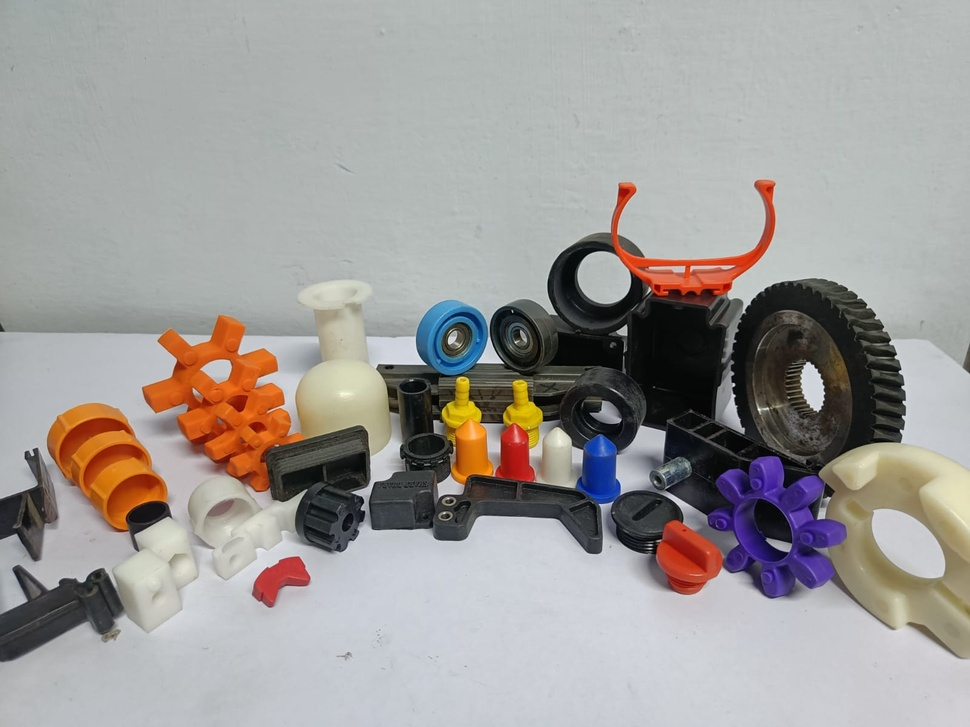
#> input picture WhatsApp Image 2026-11-13 at 2.03.02 PM.jpeg, 970 x 727 px, shrunk from 1600 x 1200 before the run, found by its file name
$ python inspect_master_cells.py
#> lines starting #> are read from the running program, lines starting #| are printed output that depends on the picture
import os
from PIL import Image

# Inspect WhatsApp Image 2026-11-13 at 2.03.02 PM.jpeg in detail
im = Image.open('WhatsApp Image 2026-11-13 at 2.03.02 PM.jpeg')
#> im is the input picture: PIL image 970x727 RGB; mean R, G, B 158.8, 155.5, 153
w, h = im.size
#> w = 970; h = 727
print(f'Master image size: {w}x{h}')
#| Master image size: 970x727

# Let's save 6 horizontal slices and 6 vertical slices to understand the layout of components
os.makedirs('assets/inspect_master', exist_ok=True)
# Save 4x4 sub-images
gw, gh = w // 4, h // 4
#> gw = 242; gh = 181
for r in range(4):
    for c in range(4):
        crop = im.crop((c * gw, r * gh, (c + 1) * gw, (r + 1) * gh))
        crop.save(f'assets/inspect_master/cell_{r}_{c}.jpg')
#> this loop made 4 passes
#> pass 1, `crop.save(f'assets/inspect_master/cell_{r}_{c}.jpg')`:
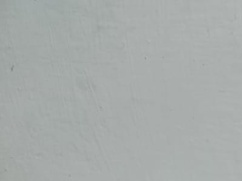
#> saved as cell_0_0.jpg: PIL image 242x181 RGB; mean R, G, B 167.1, 171.8, 170.5
#> after the loop:
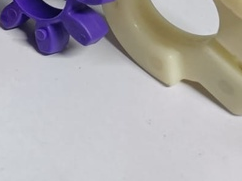
#> crop: PIL image 242x181 RGB; mean R, G, B 174.8, 171.5, 175.4

print('Saved 16 cells in assets/inspect_master/')

$ run again, with WhatsApp Image 2026-11-13 at 2.02.58 PM.jpeg copied over WhatsApp Image 2026-11-13 at 2.03.02 PM.jpeg
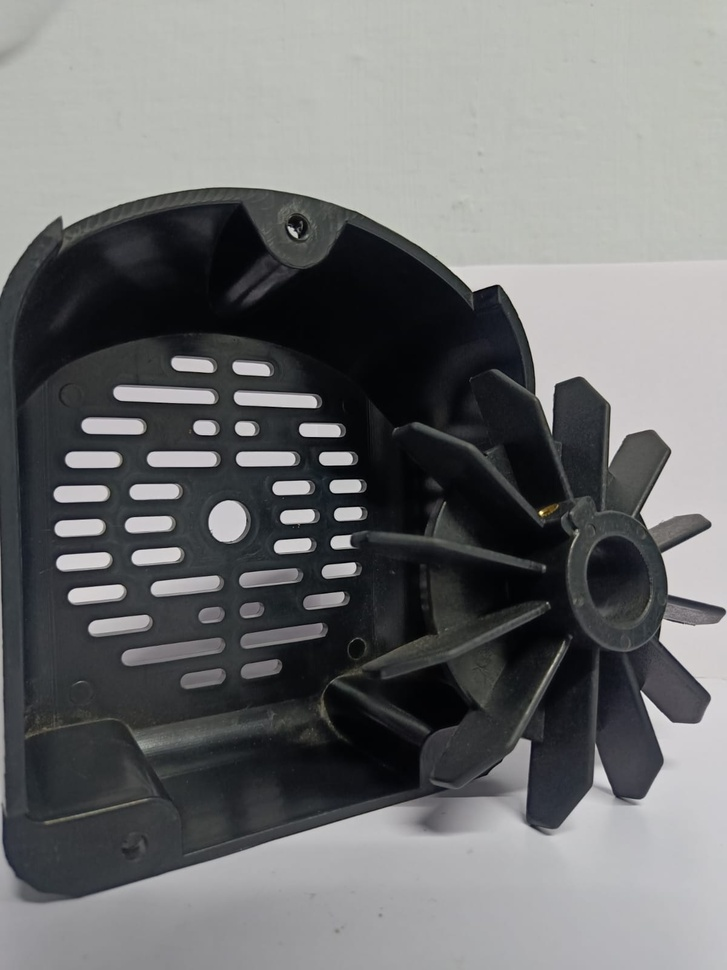
#> input picture WhatsApp Image 2026-11-13 at 2.02.58 PM.jpeg, 727 x 970 px, shrunk from 1200 x 1600 before the run, found by its file name
#> im is the input picture: PIL image 727x970 RGB; mean R, G, B 110.9, 112, 112.5
#| Master image size: 727x970
#> the loop `for r in range(4):` made 4 passes
#> pass 1, `crop.save(f'assets/inspect_master/cell_{r}_{c}.jpg')`:
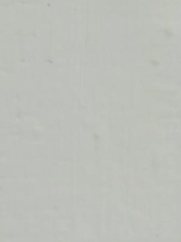
#> saved as cell_0_3.jpg: PIL image 181x242 RGB; mean R, G, B 189.2, 191.7, 185.6
#> after the loop `for r in range(4):`:
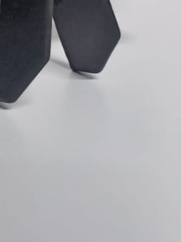
#> crop: PIL image 181x242 RGB; mean R, G, B 164.1, 164.3, 168.3

$ run again, with WhatsApp Image 2026-11-13 at 2.02.59 PM.jpeg copied over WhatsApp Image 2026-11-13 at 2.03.02 PM.jpeg
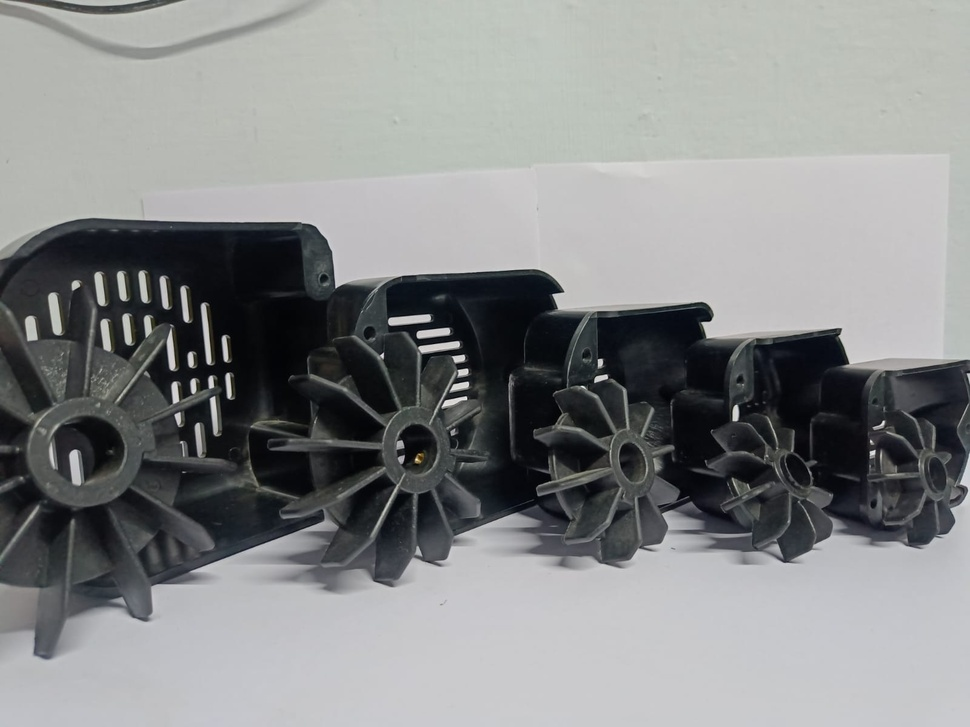
#> input picture WhatsApp Image 2026-11-13 at 2.02.59 PM.jpeg, 970 x 727 px, shrunk from 1600 x 1200 before the run, found by its file name
#> im is the input picture: PIL image 970x727 RGB; mean R, G, B 135.6, 137.4, 137.7
#| Master image size: 970x727
#> the loop `for r in range(4):` made 4 passes
#> pass 1, `crop.save(f'assets/inspect_master/cell_{r}_{c}.jpg')`:
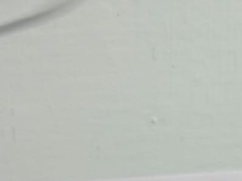
#> saved as cell_0_1.jpg: PIL image 242x181 RGB; mean R, G, B 187.5, 192.1, 185.3
#> after the loop `for r in range(4):`:
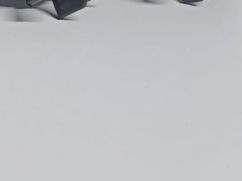
#> crop: PIL image 242x181 RGB; mean R, G, B 192.4, 193.4, 197.3

$ run again, with WhatsApp Image 2026-11-13 at 2.03.00 PM.jpeg copied over WhatsApp Image 2026-11-13 at 2.03.02 PM.jpeg
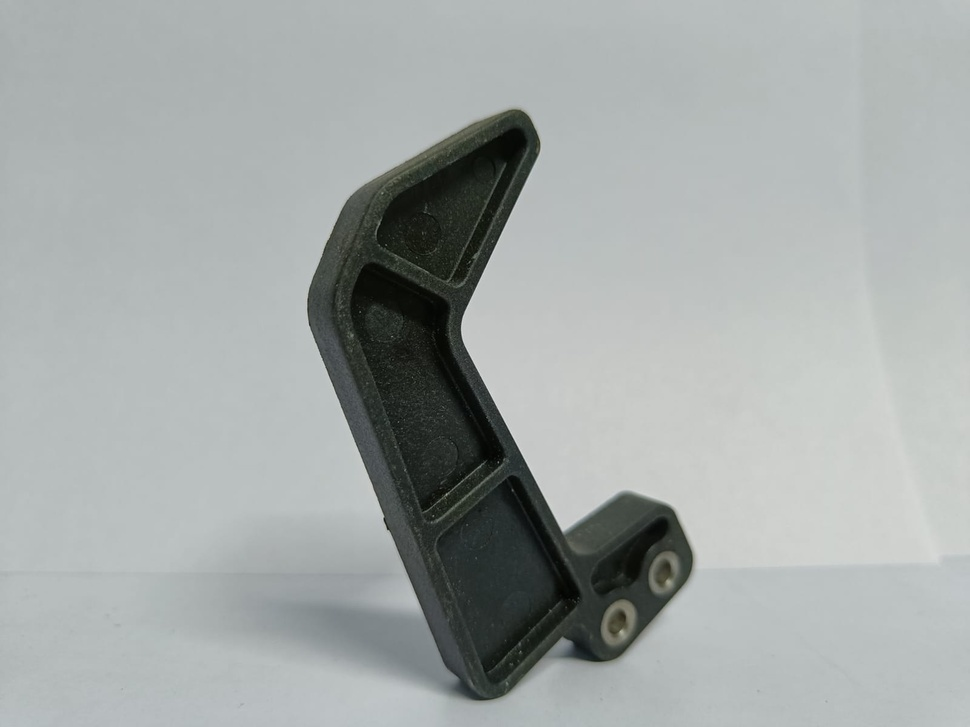
#> input picture WhatsApp Image 2026-11-13 at 2.03.00 PM.jpeg, 970 x 727 px, shrunk from 1600 x 1200 before the run, found by its file name
#> im is the input picture: PIL image 970x727 RGB; mean R, G, B 163.1, 168.4, 167.2
#| Master image size: 970x727
#> the loop `for r in range(4):` made 4 passes
#> pass 1, `crop.save(f'assets/inspect_master/cell_{r}_{c}.jpg')`:
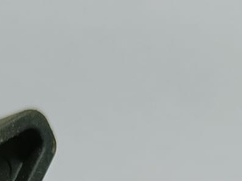
#> saved as cell_0_2.jpg: PIL image 242x181 RGB; mean R, G, B 167.7, 173.7, 173
#> after the loop `for r in range(4):`:
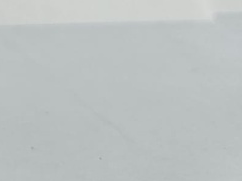
#> crop: PIL image 242x181 RGB; mean R, G, B 188.5, 194, 193.8
